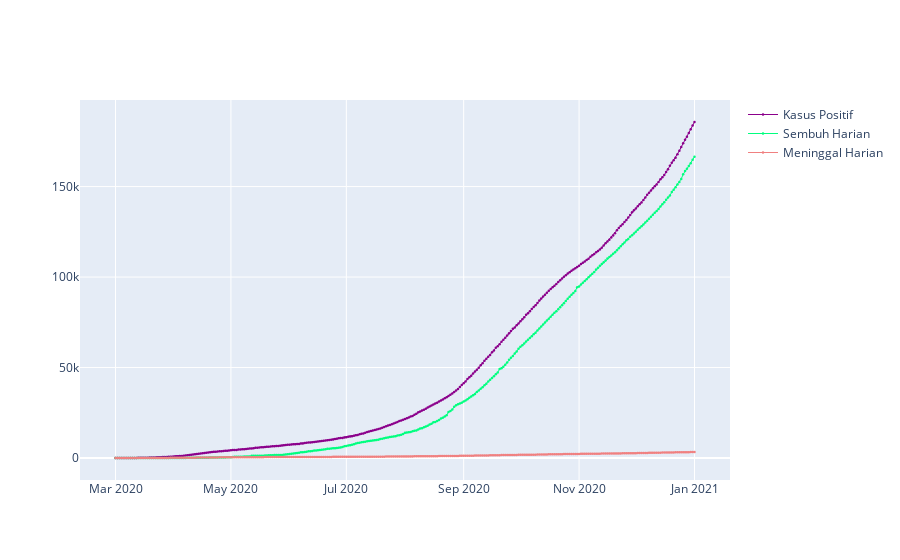

Write notebook code for a chart like this one.
### Markdown cell above
##### 1. TREN HARIAN

### Code cell
fig=go.Figure()
# Positif
fig.add_trace(go.Scatter(x=covid['Tanggal'],y=covid['Positif (Jakarta)'], 
                         mode='lines+markers',
                         name='Kasus Positif',
                         line=dict(color='darkmagenta', width=1),
                         marker=dict(color='darkmagenta', size=2.5)))
# sembuh
fig.add_trace(go.Scatter(x=covid['Tanggal'],y=covid['Sembuh (Jakarta)'], 
                         mode='lines+markers',
                         name='Sembuh Harian',
                         line=dict(color='springgreen', width=1),
                         marker=dict(color='springgreen', size=2.5)))
# meninggal
fig.add_trace(go.Scatter(x=covid['Tanggal'],y=covid['Meninggal (Jakarta)'], 
                         mode='lines+markers',
                         name='Meninggal Harian',
                         line=dict(color='lightcoral', width=1),
                         marker=dict(color='lightcoral', size=2.5)))

### Figure 1 — Plotly figure (JSON) as saved in the notebook; plotly's stock layout.template omitted (floating-point values rounded to 4 significant figures; data arrays with more than 128 entries replaced by an {"elided": "..."} marker saying what was removed)
{"data": [{"line": {"color": "darkmagenta", "width": 1}, "marker": {"color": "darkmagenta", "size": 2.5}, "mode": "lines+markers", "name": "Kasus Positif", "type": "scatter", "x": {"elided": "307 str values"}, "y": {"elided": "307 int values"}}, {"line": {"color": "springgreen", "width": 1}, "marker": {"color": "springgreen", "size": 2.5}, "mode": "lines+markers", "name": "Sembuh Harian", "type": "scatter", "x": {"elided": "307 str values"}, "y": {"elided": "307 int values"}}, {"line": {"color": "lightcoral", "width": 1}, "marker": {"color": "lightcoral", "size": 2.5}, "mode": "lines+markers", "name": "Meninggal Harian", "type": "scatter", "x": {"elided": "307 str values"}, "y": {"elided": "307 int values"}}], "layout": {}}
